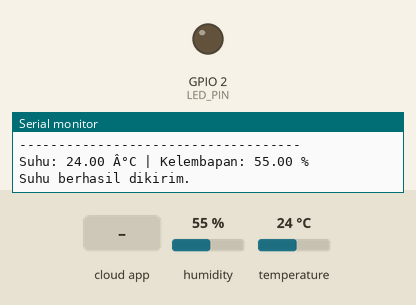
The sketch below on a simulated ESP32. Parts: output pins drawn as LEDs (lit = HIGH), the last lines printed to the serial monitor. Inputs (shaded band) come from the test bench; at power-on: humidity 55 %, temperature 24 °C. WiFi joins after 1.5 s; servers stay silent unless stated; the Firebase database answers and starts empty.

Above: at 2.7 s.
2.8 s: the phone or cloud app sets led to 1
At 3.5 s:
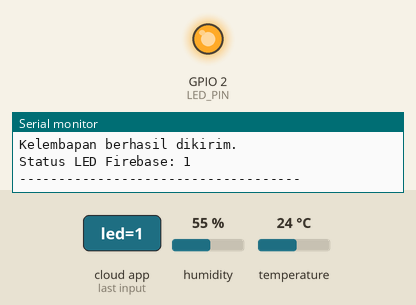
4.4 s: the phone or cloud app sets led to 0
At 5.9 s:
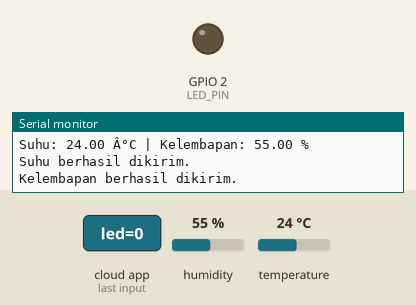
Timing chart, 0 to 7.4 s (numbered marks = the images above; inputs shaded):
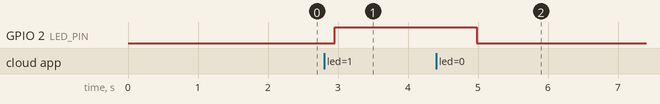

The sketch:

iot.ino
```cpp
#include <Arduino.h>
#include <WiFi.h>
#include <FirebaseESP32.h>
#include <DHT.h>

// === KONFIGURASI WIFI ===
#define WIFI_SSID "GANTI_DENGAN_NAMA_WIFI"
#define WIFI_PASSWORD "GANTI_DENGAN_PASSWORD_WIFI"

// === KONFIGURASI FIREBASE ===
#define API_KEY "AIzaSyB2JCgH_q7g01w8KjkiK7ahOtTtmtKe8Os"
#define DATABASE_URL "https://esiot2026-9d3e9-default-rtdb.firebaseio.com/"

#define USER_EMAIL "GANTI_DENGAN_EMAIL_FIREBASE"
#define USER_PASSWORD "GANTI_DENGAN_PASSWORD_FIREBASE"

// === KONFIGURASI PIN & SENSOR ===
#define LED_PIN 2       // Built-in LED ESP32 (GPIO 2)
#define DHT_PIN 4       // Pin Data Sensor DHT (GPIO 4)
#define DHT_TYPE DHT11  // Ubah ke DHT22 jika menggunakan DHT22

DHT dht(DHT_PIN, DHT_TYPE);

// Objek Firebase
FirebaseData fbdo;
FirebaseAuth auth;
FirebaseConfig config;

unsigned long sendDataPrevMillis = 0;

void setup() {
  Serial.begin(115200);

  // Inisialisasi Hardware
  pinMode(LED_PIN, OUTPUT);
  digitalWrite(LED_PIN, LOW);
  dht.begin();

  // Koneksi ke WiFi
  WiFi.begin(WIFI_SSID, WIFI_PASSWORD);
  Serial.print("Menghubungkan ke Wi-Fi");
  while (WiFi.status() != WL_CONNECTED) {
    Serial.print(".");
    delay(300);
  }
  Serial.println("\nWi-Fi Terhubung!");

  // Konfigurasi Kredensial & URL Firebase
  config.api_key = API_KEY;
  config.database_url = DATABASE_URL;
  auth.user.email = USER_EMAIL;
  auth.user.password = USER_PASSWORD;

  // Inisialisasi Koneksi Firebase
  Firebase.begin(&config, &auth);
  Firebase.reconnectWiFi(true);
}

void loop() {
  // Jalankan sinkronisasi data setiap 5 detik
  if (Firebase.ready() && (millis() - sendDataPrevMillis > 1000 || sendDataPrevMillis == 0)) {
    sendDataPrevMillis = millis();

    // 1. Membaca Sensor DHT
    float suhu = dht.readTemperature();
    float kelembapan = dht.readHumidity();

    if (isnan(suhu) || isnan(kelembapan)) {
      Serial.println("Gagal membaca sensor DHT!");
    } else {
      Serial.printf("Suhu: %.2f Â°C | Kelembapan: %.2f %%\n", suhu, kelembapan);

      // Kirim Data Suhu ke Firebase
      if (Firebase.setFloat(fbdo, "/esiot-db/sensor/suhu", suhu)) {
        Serial.println("Suhu berhasil dikirim.");
      } else {
        Serial.println("Gagal kirim Suhu: " + fbdo.errorReason());
      }

      // Kirim Data Kelembapan ke Firebase
      if (Firebase.setFloat(fbdo, "/esiot-db/sensor/kelembapan", kelembapan)) {
        Serial.println("Kelembapan berhasil dikirim.");
      } else {
        Serial.println("Gagal kirim Kelembapan: " + fbdo.errorReason());
      }
    }

    // 2. Membaca Status LED dari Firebase
    if (Firebase.getInt(fbdo, "/esiot-db/kontrol/led")) {
      int ledStatus = fbdo.intData();
      Serial.printf("Status LED Firebase: %d\n", ledStatus);

      digitalWrite(LED_PIN, ledStatus == 1 ? HIGH : LOW);
    } else {
      Serial.println("Gagal membaca status LED: " + fbdo.errorReason());
    }

    Serial.println("------------------------------------");
  }
}
```

Measured:
- after the input at 2.8 s, GPIO 2 (LED_PIN): LOW → HIGH after 0.16 s
- after the input at 4.4 s, GPIO 2 (LED_PIN): HIGH → LOW after 0.58 s
